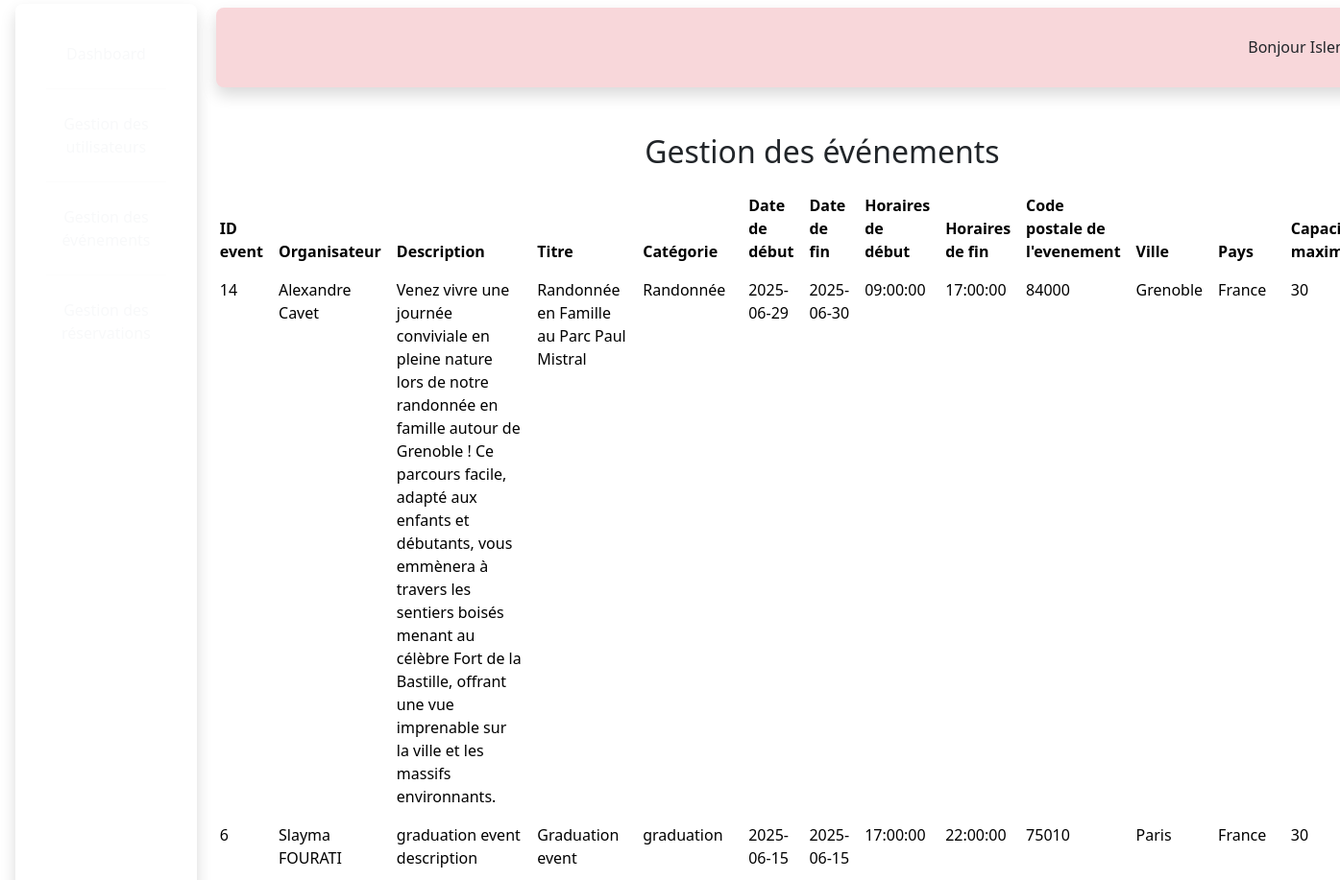
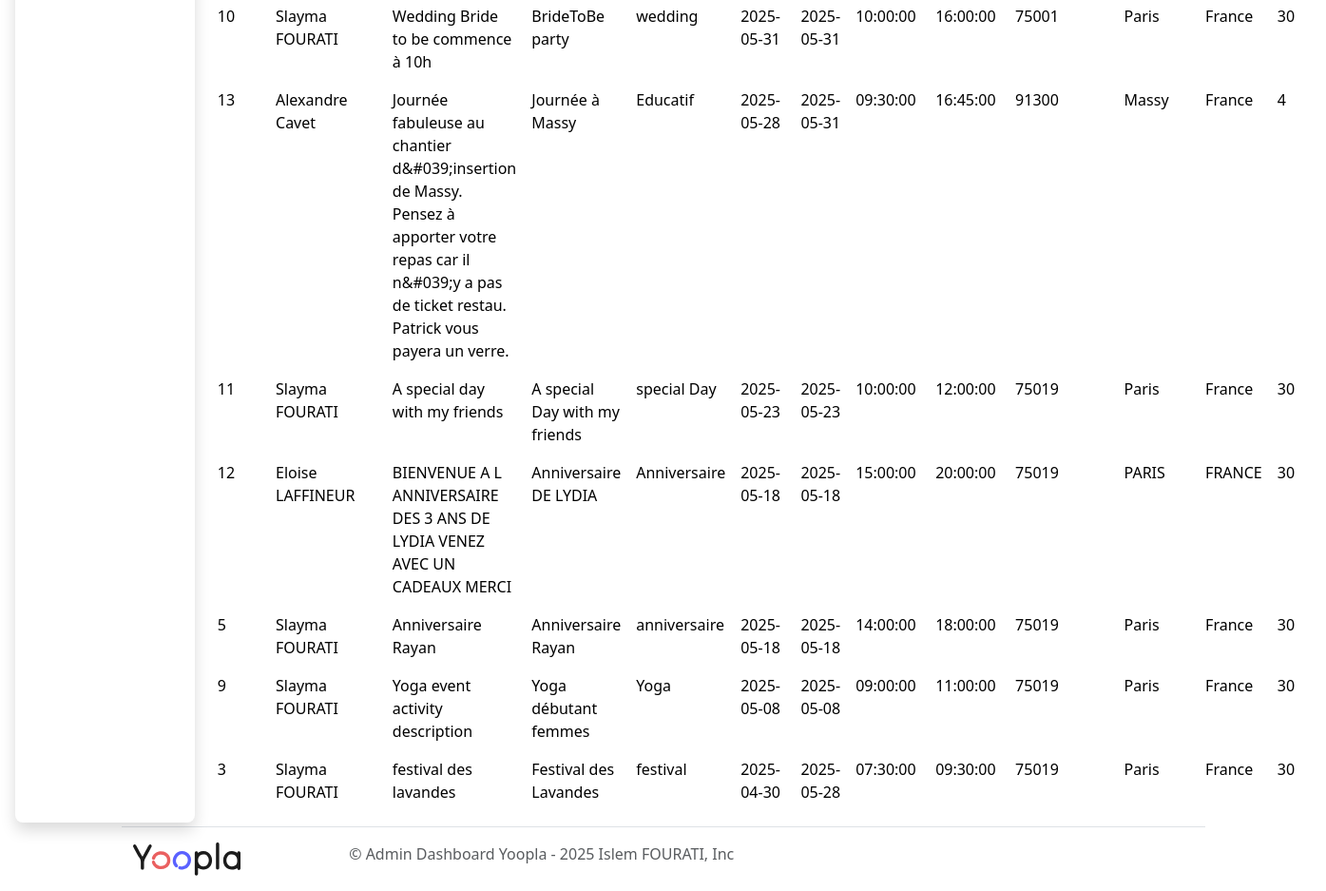
Page /admin/Events.php (signed in) on the committed database (2 pictures, top to bottom).
### tables this page shows
CREATE TABLE `events` (
  `ID_Event` int NOT NULL,
  `ID_User` int NOT NULL,
  `photo` varchar(255) NOT NULL,
  `description` text NOT NULL,
  `title` varchar(255) NOT NULL,
  `categorie` varchar(255) NOT NULL,
  `date_start` date NOT NULL,
  `date_end` date NOT NULL,
  `time_start` time NOT NULL,
  `time_end` time NOT NULL,
  `zip_code` varchar(50) NOT NULL,
  `city` varchar(50) NOT NULL,
  `country` varchar(50) DEFAULT NULL,
  `capacity` int UNSIGNED NOT NULL DEFAULT '0',
  `price` decimal(10,2) DEFAULT NULL
);

CREATE TABLE `users` (
  `ID_User` int NOT NULL,
  `firstName` varchar(255) NOT NULL,
  `lastName` varchar(255) NOT NULL,
  `photo_profil` varchar(255) DEFAULT NULL,
  `civility` enum('f','h') NOT NULL,
  `email` varchar(255) NOT NULL,
  `password` varchar(255) NOT NULL,
  `checkAdmin` enum('user','admin') NOT NULL DEFAULT 'user'
);

### inc/functions.inc.php (called while the page is built, shortened)
<?php
function getAllEvents(): array
{
    try {
        $cnx = connexionBdd();
        $sql = "SELECT
                    e.ID_Event, e.photo, e.description, e.title, e.categorie,
                    e.date_start, e.date_end, e.time_start, e.time_end,
                    e.zip_code, e.city, e.country, e.capacity, e.price,
                    u.firstName, u.lastName -- Select user's names from the users table
                FROM
                    events e -- Alias event table as 'e'
                INNER JOIN
                    users u ON e.ID_User = u.ID_User -- Join condition
                ORDER BY
                    e.date_start DESC, e.time_start DESC";
        $request = $cnx->query($sql);
        $result = $request->fetchAll();
        return $result;
    } catch (Exception $e) {
        global $info;
        $info = alert("Une erreur s'est produite lors de la recherche de tous les événements.", "danger");
        return [];
    }
}

### admin/Events.php (the view, shortened to what this page needs)
<?php
require_once '../inc/functions.inc.php';
$allEvents = getAllEvents();
?>
<!DOCTYPE html>
<html lang="fr">
<head>
    <link href="https://cdn.jsdelivr.net/npm/bootstrap@5.3.5/dist/css/bootstrap.min.css" rel="stylesheet">
    <link href="https://cdn.jsdelivr.net/npm/bootstrap@5.3.3/dist/css/bootstrap.min.css" rel="stylesheet">
    <link rel="stylesheet" href="https://cdn.jsdelivr.net/npm/fastbootstrap@2.2.0/dist/css/fastbootstrap.min.css">
    <link rel="stylesheet" href="https://cdn.jsdelivr.net/npm/bootstrap-icons@1.12.1/font/bootstrap-icons.min.css">
    <link href="<?= BASE_URL; ?>./assets/css/styles.css" rel="stylesheet">
    <link rel="stylesheet" href="https://lottie.host/09c5e65d-1f86-4978-aaad-b1c3e5eb6ad0/yBcjAsynaq.lottie">
</head>
<body class="bg-discovery-subtle">
    <div class="container-fluid d-flex justify-content-start min-vh-100">
        <header class="w-25 bg-discovery m-1 rounded-3 p-3 d-flex flex-column justify-content-center align-items-center text-center text-light shadow">
            <nav class="nav flex-column mb-auto p-3">
                <a class="nav-link text-light fw-meduim" href="<?= BASE_URL . 'admin/dashboard.php'; ?>">Dashboard</a>
                <hr class="bg-light">
                <a class="nav-link text-light fw-meduim" href="<?= BASE_URL . 'admin/Users.php'; ?>">Gestion des utilisateurs</a>
                <hr class="bg-light">
                <a class="nav-link text-light fw-meduim active" href="<?= BASE_URL . 'admin/Events.php'; ?>">Gestion des événements</a>
                <hr class="bg-light">
                <a class="nav-link text-light fw-meduim" href="<?= BASE_URL . 'admin/reservations.php'; ?>">Gestion des réservations</a>
            </nav>
        </header>
        <main class="w-100 container-fluid">
            <?php if (isset($_SESSION['user'])) {  ?>
                <div class="mt-2">
                    <div class="d-flex align-items-end justify-content-end m-1 rounded-3 p-3 bg-danger-subtle shadow mt-O">
                        <div>
                            <h5 class="fs-6 fw-meduim m-3">
                                Bonjour <?= $_SESSION['user']['firstName']; ?>
                            </h5>
                        </div>
                    </div>
                </div>
            <?php } ?>
            <h1 class="display-6 text-center fw-regular mb-3 fs-2 m-5">Gestion des événements</h1>
            <div class="table-responsive mt-3">
                <table class="table table-hover table-borderless">
                    <thead>
                        <tr>
                            <th>ID event</th>
                            <th>Organisateur</th>
                            <th>Description</th>
                            <th>Titre</th>
                            <th>Catégorie</th>
                            <th>Date de début</th>
                            <th>Date de fin</th>
                            <th>Horaires de début</th>
                            <th>Horaires de fin</th>
                            <th>Code postale de l'evenement</th>
                            <th>Ville</th>
                            <th>Pays</th>
                            <th>Capacité maximale</th>
                        </tr>
                    </thead>
                    <tbody class="table-group-divider">
                        <?php
                        if (empty($allEvents)) {
                            $info = alert("Aucun évènement rencontré", "warning");
                        } else {
                            foreach ($allEvents as $event) {
                                $event_id = (int) $event['ID_Event'];
                                $event_title = htmlspecialchars($event['title'] ?? 'Titre non disponible', ENT_QUOTES, 'UTF-8');
                                $event_description = htmlspecialchars($event['description'] ?? 'Description non disponible', ENT_QUOTES, 'UTF-8');
                                $event_category = htmlspecialchars($event['categorie'] ?? 'Catégorie non disponible', ENT_QUOTES, 'UTF-8');
                                $event_startDate = htmlspecialchars($event['date_start'] ?? 'Date de début non disponible', ENT_QUOTES, 'UTF-8');
                                $event_endDate = htmlspecialchars($event['date_end'] ?? 'Date de fin non disponible', ENT_QUOTES, 'UTF-8');
                                $event_startTime = htmlspecialchars($event['time_start'] ?? 'Horaires de début non disponible', ENT_QUOTES, 'UTF-8');
                                $event_endTime = htmlspecialchars($event['time_end'] ?? 'Horaires de fin non disponible', ENT_QUOTES, 'UTF-8');
                                $event_postalCode = htmlspecialchars($event['zip_code'] ?? 'Code postale de l\'evenement non disponible', ENT_QUOTES, 'UTF-8');
                                $event_city = htmlspecialchars($event['city'] ?? 'Ville non disponible', ENT_QUOTES, 'UTF-8');
                                $event_country = htmlspecialchars($event['country'] ?? 'Pays non disponible', ENT_QUOTES, 'UTF-8');
                                $event_capacity = htmlspecialchars($event['capacity'] ?? 'Capacité maximale non disponible', ENT_QUOTES, 'UTF-8');
                                $event_organizer = htmlspecialchars(($event['firstName'] ?? '') . ' ' . ($event['lastName'] ?? ''), ENT_QUOTES, 'UTF-8');
                        ?>
                                <tr>
                                    <td><?= $event_id  ?></td>
                                    <td><?= $event_organizer ?></td>
                                    <td><?= $event_description ?></td>
                                    <td><?= $event_title ?></td>
                                    <td><?= $event_category ?></td>
                                    <td><?= $event_startDate ?></td>
                                    <td><?= $event_endDate ?></td>
                                    <td><?= $event_startTime ?></td>
                                    <td><?= $event_endTime ?></td>
                                    <td><?= $event_postalCode ?></td>
                                    <td><?= $event_city ?></td>
                                    <td><?= $event_country ?></td>
                                    <td><?= $event_capacity ?></td>
                                </tr>
                        <?php
                            }
                        }
                        ?>
                    </tbody>
                </table>
            </div>
        </main>
    </div>
    <footer class="container d-flex justify-content-around py-3 border-top">
        <a class="navbar-brand" href="#"><img src="<?= BASE_URL . './assets/images/logo/logo.svg'; ?>" class="w-50" alt="Yoopla logo"></a>
        <p class="mb-3 mb-md-0 text-body-secondary w-100">© Admin Dashboard Yoopla - 2025 Islem FOURATI, Inc</p>
    </footer>
</body>
</html>

### assets/css/styles.css (style rules this page uses)
* { box-sizing: border-box; margin: 0; padding: 0; }

### rows in the picture
events: ID_Event "14", ID_User.lastName "Alexandre Cavet", description "Venez vivre une journée conviviale en pleine nature lors de notre randonnée en famille autour de Grenoble ! Ce parcours facile, adapté aux enfants et débutants, vous emmènera à travers les sentiers boisés menant au célèbre Fort de la Bastille, offrant une vue imprenable sur la ville et les massifs environnants.", title "Randonnée en Famille au Parc Paul Mistral", categorie "Randonnée", date_start "2025-06-29", date_end "2025-06-30", time_start "09:00:00", time_end "17:00:00", zip_code "84000", city "Grenoble", country "France", capacity "30"
events: ID_Event "6", ID_User.lastName "Slayma FOURATI", description "graduation event description", title "Graduation event", categorie "graduation", date_start "2025-06-15", date_end "2025-06-15", time_start "17:00:00", time_end "22:00:00", zip_code "75010", city "Paris", country "France", capacity "30"
events: ID_Event "10", ID_User.lastName "Slayma FOURATI", description "Wedding Bride to be commence à 10h", title "BrideToBe party", categorie "wedding", date_start "2025-05-31", date_end "2025-05-31", time_start "10:00:00", time_end "16:00:00", zip_code "75001", city "Paris", country "France", capacity "30"
events: ID_Event "13", ID_User.lastName "Alexandre Cavet", description "Journée fabuleuse au chantier d&#039;insertion de Massy. Pensez à apporter votre repas car il n&#039;y a pas de ticket restau. Patrick vous payera un verre.", title "Journée à Massy", categorie "Educatif", date_start "2025-05-28", date_end "2025-05-31", time_start "09:30:00", time_end "16:45:00", zip_code "91300", city "Massy", country "France", capacity "4"
events: ID_Event "11", ID_User.lastName "Slayma FOURATI", description "A special day with my friends", title "A special Day with my friends", categorie "special Day", date_start "2025-05-23", date_end "2025-05-23", time_start "10:00:00", time_end "12:00:00", zip_code "75019", city "Paris", country "France", capacity "30"
events: ID_Event "12", ID_User.lastName "Eloise LAFFINEUR", description "BIENVENUE A L ANNIVERSAIRE DES 3 ANS DE LYDIA VENEZ AVEC UN CADEAUX MERCI", title "Anniversaire DE LYDIA", categorie "Anniversaire", date_start "2025-05-18", date_end "2025-05-18", time_start "15:00:00", time_end "20:00:00", zip_code "75019", city "PARIS", country "FRANCE", capacity "30"
events: ID_Event "5", ID_User.lastName "Slayma FOURATI", description "Anniversaire Rayan", title "Anniversaire Rayan", categorie "anniversaire", date_start "2025-05-18", date_end "2025-05-18", time_start "14:00:00", time_end "18:00:00", zip_code "75019", city "Paris", country "France", capacity "30"
events: ID_Event "9", ID_User.lastName "Slayma FOURATI", description "Yoga event activity description", title "Yoga débutant femmes", categorie "Yoga", date_start "2025-05-08", date_end "2025-05-08", time_start "09:00:00", time_end "11:00:00", zip_code "75019", city "Paris", country "France", capacity "30"
events: ID_Event "3", ID_User.lastName "Slayma FOURATI", description "festival des lavandes", title "Festival des Lavandes", categorie "festival", date_start "2025-04-30", date_end "2025-05-28", time_start "07:30:00", time_end "09:30:00", zip_code "75019", city "Paris", country "France", capacity "30"
